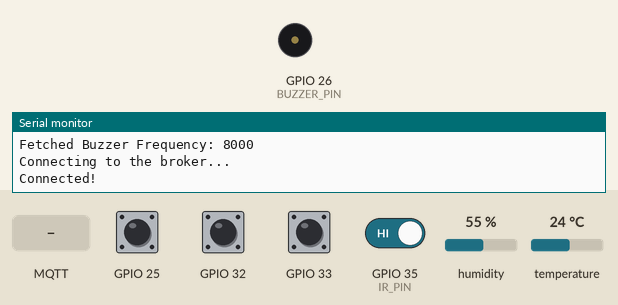
Recording of a program running on a simulated ESP32. Parts: buzzer (waves = sounding), the last lines printed to the serial monitor. The inputs (shaded band) are chosen by the test bench; at power-on: GPIO 25, GPIO 32, GPIO 33, GPIO 35 (IR_PIN) HIGH, humidity 55 %, temperature 24 °C. WiFi joins after 1.5 s; servers stay silent unless stated; EEPROM starts erased; no MQTT or app messages arrive unless stated.

Above: at 2.7 s.
2.8 s: GPIO 35 (IR_PIN) driven LOW
8.0 s: GPIO 35 (IR_PIN) driven HIGH
At 8.5 s:
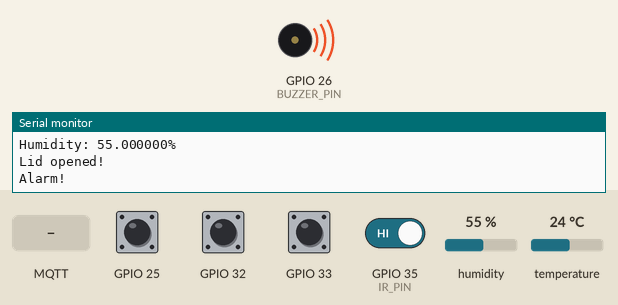
9.6 s: GPIO 25 pulled LOW for 0.15 s
11.2 s: MQTT message "PASSWORD/RES/2" arrives on the first subscribed topic
12.9 s: MQTT message "FREQUENCY/RES/2" arrives on the first subscribed topic
14.4 s: MQTT message "5" arrives on the first subscribed topic
Timing chart, 0 to 16.9 s (numbered marks = the images above; inputs shaded):
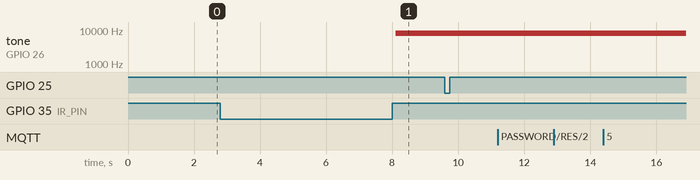

The program:

main.cpp
```cpp
#include <Arduino.h>
#include <array>
#include <WiFi.h>
#include <nvs.h>
#include <nvs_flash.h>
#include <PubSubClient.h>
#include <DHT.h>
#include <cstring>
#include "Button.hpp"

constexpr auto BUZZER_PIN = GPIO_NUM_26;
constexpr auto IR_PIN = GPIO_NUM_35;
constexpr auto DHT_PIN = GPIO_NUM_14;

void connect_to_wifi(const char* ssid, const char* password) {
    Serial.print("Connecting to WiFi");

    WiFi.begin(ssid, password);
    while (WiFi.status() != WL_CONNECTED) {
        delay(500);
        Serial.print(".");
    }

    Serial.print("\n");
}

// configurações de conexão MQTT
WiFiClient g_wifi_client;
PubSubClient g_mqtt_client(g_wifi_client);

std::array g_password{ 0, 0, 0 };
int g_buzzer_frequency = 8000;

DHT dht(DHT_PIN, DHT22);

void setup() {
    Serial.begin(115200);

    pinMode(BUZZER_PIN, OUTPUT);
    pinMode(IR_PIN, INPUT_PULLUP);

    connect_to_wifi("iPhone de Gustavo", "senhamalucawow");
    g_mqtt_client.setServer("broker.emqx.io", 1883);

    nvs_flash_init();

    nvs_handle_t nvs_handle;
    nvs_open("storage", NVS_READONLY, &nvs_handle);

    size_t size = sizeof(g_password);
    auto err = nvs_get_blob(nvs_handle, "password", &g_password, &size);
    if (err != ESP_OK)
        Serial.printf("Error %d reading password from storage - using default\n", err);

    Serial.printf("Fetched Password: %d %d %d\n", g_password[0], g_password[1], g_password[2]);

    err = nvs_get_i32(nvs_handle, "frequency", &g_buzzer_frequency);
    if (err != ESP_OK)
        Serial.printf("Error %d reading frequency from storage - using default\n", err);

    Serial.printf("Fetched Buzzer Frequency: %d\n", g_buzzer_frequency);

    nvs_close(nvs_handle);

    dht.begin();
}

void mqtt_callback(char* topic, byte* payload, unsigned int length) {
    std::string_view topic_sv{ topic };

    Serial.printf("Message arrived [%s]: \"%.*s\"\n", topic, length, payload);

    if (std::strstr(reinterpret_cast<const char*>(payload), "status") != nullptr)
        return;

    nvs_handle_t nvs_handle;
    nvs_open("storage", NVS_READWRITE, &nvs_handle);

    if (topic_sv == "PASSWORD/RES/2") {
        for (size_t i = 0; i < g_password.size(); ++i)
            g_password[i] = payload[i] - '0';

        Serial.printf("New password: %d %d %d\n", g_password[0], g_password[1], g_password[2]);

        nvs_set_blob(nvs_handle, "password", g_password.data(), sizeof(g_password));
    } else if (topic_sv == "FREQUENCY/RES/2") {
        std::sscanf(reinterpret_cast<const char*>(payload), "%d", &g_buzzer_frequency);
        nvs_set_i32(nvs_handle, "frequency", g_buzzer_frequency);
        Serial.printf("New buzzer frequency: %d\n", g_buzzer_frequency);
    }

    nvs_close(nvs_handle);
}

void connect_to_mqtt_broker() {
    Serial.println("Connecting to the broker...");

    while (!g_mqtt_client.connected()) {
        if (g_mqtt_client.connect("Minimus")) {
            Serial.println("Connected!");
            g_mqtt_client.subscribe("PASSWORD/RES/#");
            g_mqtt_client.subscribe("FREQUENCY/RES/#");
            g_mqtt_client.setCallback(mqtt_callback);
        } else {
            Serial.println("Failed to connect - trying again in 5 seconds...");
            delay(5000);
        }
    }
}

void loop() {
    std::array buttons{ Button{ GPIO_NUM_25 }, Button{ GPIO_NUM_33 }, Button{ GPIO_NUM_32 } };

    std::vector<size_t> password_attempt;
    bool got_correct_password = false;

    constexpr auto LID_UPDATE_DEBOUNCE_TIME = 300;
    uint32_t lid_update_debounce = millis();
    bool is_lid_open = digitalRead(IR_PIN);

    constexpr auto DHT_READ_INTERVAL = 5000; // 5 seconds
    uint32_t last_dht_read = millis();

    while (true) {
        if (not g_mqtt_client.connected()) {
            connect_to_mqtt_broker();
            g_mqtt_client.publish("PERMISSION_STATE/REQ/2/W", "0");
            g_mqtt_client.publish("IR_STATE/REQ/2/W", is_lid_open ? "1" : "0");
        }

        if (millis() - last_dht_read > DHT_READ_INTERVAL) {
            last_dht_read = millis();

            const auto temp = std::to_string(dht.readTemperature());
            Serial.printf("Temperature: %s°C\n", temp.c_str());

            const auto hum = std::to_string(dht.readHumidity());
            Serial.printf("Humidity: %s%%\n", hum.c_str());

            g_mqtt_client.publish("TEMPERATURE/REQ/2/W", temp.c_str());
            g_mqtt_client.publish("HUMIDITY/REQ/2/W", hum.c_str());
        }

        if (not got_correct_password) {
            for (size_t i = 0; i < buttons.size(); ++i) {
                if (buttons[i].is_clicked()) {
                    Serial.printf("Button %d clicked\n", i);
                    password_attempt.push_back(i);

                    if (password_attempt.size() == g_password.size()) {
                        got_correct_password = std::equal(password_attempt.begin(), password_attempt.end(), g_password.begin());
                        Serial.println(got_correct_password ? "Correct password!" : "Wrong password!");
                        password_attempt.clear();

                        g_mqtt_client.publish("PERMISSION_STATE/REQ/2/W", got_correct_password ? "1" : "0");

                        if (got_correct_password)
                            noTone(BUZZER_PIN);
                        break;
                    }
                }
            }
        }

        if (millis() - lid_update_debounce < LID_UPDATE_DEBOUNCE_TIME)
            continue;

        lid_update_debounce = millis();

        const auto old_is_lid_open = std::exchange(is_lid_open, digitalRead(IR_PIN));
        if (is_lid_open != old_is_lid_open) {
            if (is_lid_open) {
                Serial.println("Lid opened!");
                if (not got_correct_password) {
                    Serial.println("Alarm!");
                    tone(BUZZER_PIN, g_buzzer_frequency);
                } else {
                    Serial.println("Lid opened but no alarm!");
                }
            } else {
                noTone(BUZZER_PIN);
                Serial.println("Lid closed!");

                got_correct_password = false;
                g_mqtt_client.publish("PERMISSION_STATE/REQ/2/W", "0");
            }

            g_mqtt_client.publish("IR_STATE/REQ/2/W", is_lid_open ? "1" : "0");
        }

        g_mqtt_client.loop();
    }
}
```

Button.hpp
```cpp
#pragma once

#include <Arduino.h>

class Button {
public:
    explicit Button(gpio_num_t io)
        : m_io(io) {
        pinMode(m_io, INPUT_PULLUP);
    }

    bool is_clicked() {
        if (millis() - m_last_update < DEBOUNCE_TIME)
            return false;

        m_last_update = millis();

        const auto last_state = std::exchange(m_state, digitalRead(m_io));
        return not m_state and last_state;
    }

private:
    bool m_state{ false };
    gpio_num_t m_io;

    uint32_t m_last_update{ 0 };

    // In milliseconds
    static constexpr auto DEBOUNCE_TIME = 100;
};
```

Measured:
- after the input at 8.0 s, tone on GPIO 26 (BUZZER_PIN): silent → 8000 Hz after 0.11 s
